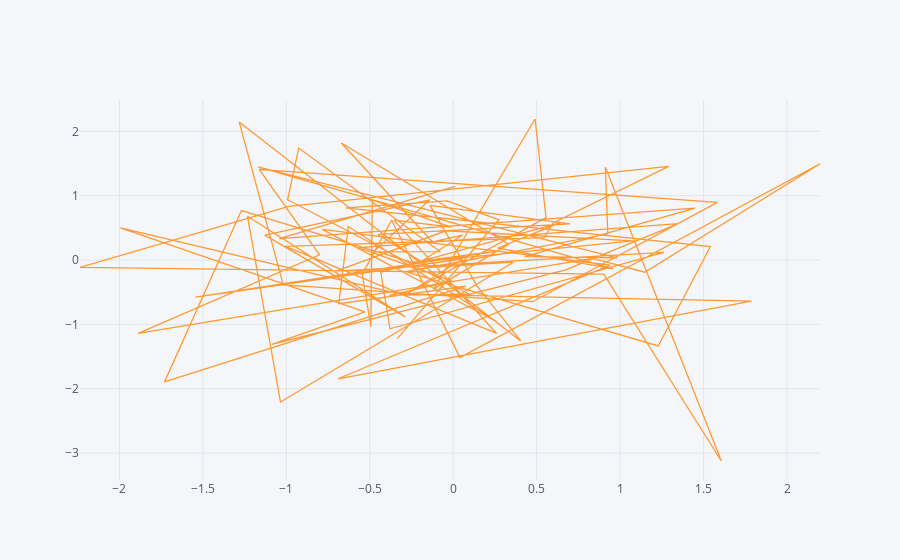

The cell this chart's notebook holds for it:
### Code cell
df.iplot(x = 'A', y = 'B', kind = 'scatter') # kind specifies the type of plot we wanna create with plotly
